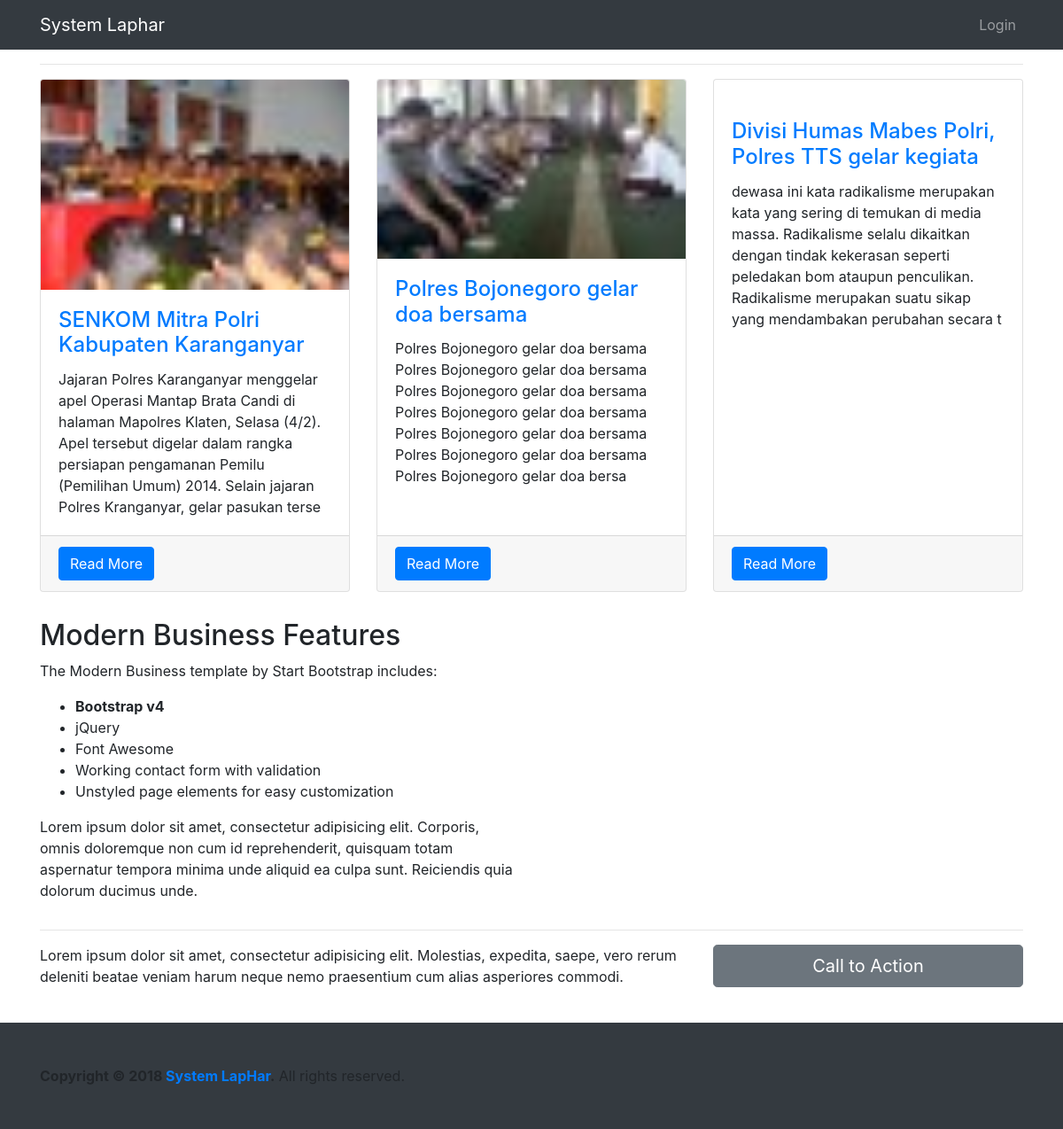
The page / on the database its author committed.
### tables this page shows
CREATE TABLE `mst_kegiatan` (
  `mst_id_kegiatan` int(11) NOT NULL,
  `mst_nama_kegiatan` varchar(50) DEFAULT NULL,
  `mst_isi_kegiatan` varchar(250) DEFAULT NULL,
  `mst_image_kegiatan` varchar(250) DEFAULT NULL,
  `mst_name_user` varchar(50) DEFAULT NULL,
  `mst_name_divisi` varchar(50) DEFAULT NULL,
  `mst_name_bagian` varchar(50) DEFAULT NULL,
  `mst_tanggal_kegiatan` date DEFAULT NULL,
  `mst_name_image` varchar(50) DEFAULT NULL
);

### application/controllers/Home.php (called while the page is built, shortened)
<?php
class Home extends CI_Controller {
	public function index()
	{
		$this->load->model('MKegiatan');
		$data['kegiatan']=$this->MKegiatan->getall('mst_kegiatan');
		$this->load->view('home/index', $data);
	}
}

### index.php (called while the page is built, shortened)
<?php
require_once BASEPATH.'core/CodeIgniter.php';

### application/models/MKegiatan.php (called while the page is built, shortened)
<?php
class MKegiatan extends CI_Model {
	function getall($table){
        $this->db->select('mst_kegiatan.mst_id_kegiatan, mst_kegiatan.mst_nama_kegiatan,mst_kegiatan.mst_isi_kegiatan, mst_kegiatan.mst_image_kegiatan, mst_kegiatan.mst_name_user, mst_kegiatan.mst_name_divisi, mst_kegiatan.mst_name_bagian, mst_kegiatan.mst_tanggal_kegiatan, mst_kegiatan.mst_name_image');
        $data = $this->db->get($table);
        return $data->result_array();
    }
}

### application/views/home/index.php (the view, shortened to what this page needs)
<!DOCTYPE html>
<html lang="en">
  <head>
    <link href="<?php echo base_url();?>assets/front/vendor/bootstrap/css/bootstrap.min.css" rel="stylesheet">
    <link href="<?php echo base_url();?>assets/front/css/modern-business.css" rel="stylesheet">
  </head>
  <body>
    <nav class="navbar fixed-top navbar-expand-lg navbar-dark bg-dark fixed-top">
      <div class="container">
        <a class="navbar-brand" href="index.html">System Laphar</a>
        <div class="collapse navbar-collapse" id="navbarResponsive">
          <ul class="navbar-nav ml-auto">
            <li class="nav-item">
              <a class="nav-link" href="<?php echo base_url();?>Login">Login</a>
            </li>
          </ul>
        </div>
      </div>
    </nav>
    <div class="container">
		<hr></hr>
      <div class="row">
      <?php
        foreach ($kegiatan as $keg) {
        ?>
        <div class="col-lg-4 col-sm-6 portfolio-item">
          <div class="card h-100">
            <a href="#"><img class="card-img-top" src="<?php echo base_url();?>file/images/<?php echo $keg['mst_image_kegiatan'];?>" alt=""></a>
            <div class="card-body">
              <h4 class="card-title">
                <a href="#"><?php echo $keg['mst_nama_kegiatan'];?></a>
              </h4>
              <p class="card-text"><?php echo $keg['mst_isi_kegiatan'];?></p>
            </div>
            <div class="card-footer">
              <a href="#" class="btn btn-primary">Read More</a>
            </div>
          </div>
        </div>
        <?php } ?>
      </div>
     <div class="row">
        <div class="col-lg-6">
          <h2>Modern Business Features</h2>
          <p>The Modern Business template by Start Bootstrap includes:</p>
          <ul>
            <li>
              <strong>Bootstrap v4</strong>
            </li>
            <li>jQuery</li>
            <li>Font Awesome</li>
            <li>Working contact form with validation</li>
            <li>Unstyled page elements for easy customization</li>
          </ul>
          <p>Lorem ipsum dolor sit amet, consectetur adipisicing elit. Corporis, omnis doloremque non cum id reprehenderit, quisquam totam aspernatur tempora minima unde aliquid ea culpa sunt. Reiciendis quia dolorum ducimus unde.</p>
        </div>
        <div class="col-lg-6">
        </div>
      </div>
   <hr>
      <div class="row mb-4">
        <div class="col-md-8">
          <p>Lorem ipsum dolor sit amet, consectetur adipisicing elit. Molestias, expedita, saepe, vero rerum deleniti beatae veniam harum neque nemo praesentium cum alias asperiores commodi.</p>
        </div>
        <div class="col-md-4">
          <a class="btn btn-lg btn-secondary btn-block" href="#">Call to Action</a>
        </div>
      </div>
    </div>
    <footer class="py-5 bg-dark">
      <div class="container">
	  <strong>Copyright &copy; 2018 <a href="#">System LapHar</a>.</strong> All rights
            reserved. </footer>
  </body>
</html>

### rows shown on the page
mst_kegiatan: mst_image_kegiatan (picture), mst_nama_kegiatan "SENKOM Mitra Polri Kabupaten Karanganyar", mst_isi_kegiatan "Jajaran Polres Karanganyar menggelar apel Operasi Mantap Brata Candi di halaman Mapolres Klaten, Selasa (4/2). Apel tersebut digelar dalam rangka persiapan pengamanan Pemilu (Pemilihan Umum) 2014. Selain jajaran Polres Kranganyar, gelar pasukan terse"
mst_kegiatan: mst_image_kegiatan (picture), mst_nama_kegiatan "Polres Bojonegoro gelar doa bersama", mst_isi_kegiatan "Polres Bojonegoro gelar doa bersama Polres Bojonegoro gelar doa bersama Polres Bojonegoro gelar doa bersama Polres Bojonegoro gelar doa bersama Polres Bojonegoro gelar doa bersama Polres Bojonegoro gelar doa bersama Polres Bojonegoro gelar doa bersa"
mst_kegiatan: mst_nama_kegiatan "Divisi Humas Mabes Polri, Polres TTS gelar kegiata", mst_isi_kegiatan "dewasa ini kata radikalisme merupakan kata yang sering di temukan di media massa. Radikalisme selalu dikaitkan dengan tindak kekerasan seperti peledakan bom ataupun penculikan. Radikalisme merupakan suatu sikap yang mendambakan perubahan secara t"
